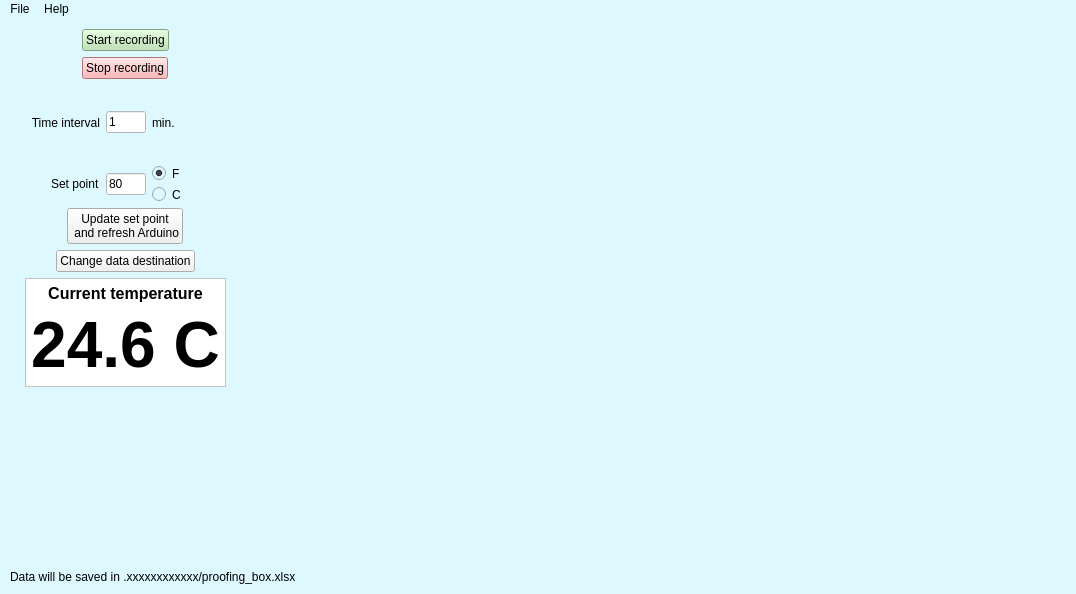
<?xml version="1.0" encoding="UTF-8"?>
<ui version="4.0">
 <class>MainWindow</class>
 <widget class="QMainWindow" name="MainWindow">
  <property name="geometry">
   <rect>
    <x>0</x>
    <y>0</y>
    <width>1076</width>
    <height>594</height>
   </rect>
  </property>
  <property name="windowTitle">
   <string>Proofing Box Controller</string>
  </property>
  <property name="styleSheet">
   <string notr="true">background-color: rgb(222, 248, 255);</string>
  </property>
  <widget class="QWidget" name="centralwidget">
   <widget class="QFrame" name="plotholdingframe">
    <property name="geometry">
     <rect>
      <x>257</x>
      <y>-10</y>
      <width>791</width>
      <height>551</height>
     </rect>
    </property>
    <property name="frameShape">
     <enum>QFrame::NoFrame</enum>
    </property>
    <property name="frameShadow">
     <enum>QFrame::Raised</enum>
    </property>
    <layout class="QHBoxLayout" name="mainplot_layout">
     <property name="spacing">
      <number>3</number>
     </property>
     <property name="leftMargin">
      <number>3</number>
     </property>
     <property name="topMargin">
      <number>1</number>
     </property>
     <property name="rightMargin">
      <number>3</number>
     </property>
     <property name="bottomMargin">
      <number>3</number>
     </property>
    </layout>
   </widget>
   <widget class="QWidget" name="layoutWidget">
    <property name="geometry">
     <rect>
      <x>10</x>
      <y>10</y>
      <width>231</width>
      <height>358</height>
     </rect>
    </property>
    <layout class="QVBoxLayout" name="verticalLayout_5">
     <item>
      <layout class="QVBoxLayout" name="verticalLayout">
       <item alignment="Qt::AlignHCenter">
        <widget class="QPushButton" name="startButton">
         <property name="maximumSize">
          <size>
           <width>120</width>
           <height>16777215</height>
          </size>
         </property>
         <property name="styleSheet">
          <string notr="true">background-color: rgb(183, 225, 174);</string>
         </property>
         <property name="text">
          <string>Start recording</string>
         </property>
        </widget>
       </item>
       <item alignment="Qt::AlignHCenter">
        <widget class="QPushButton" name="stopButton">
         <property name="maximumSize">
          <size>
           <width>120</width>
           <height>16777215</height>
          </size>
         </property>
         <property name="styleSheet">
          <string notr="true">background-color: rgb(252, 162, 164);</string>
         </property>
         <property name="text">
          <string>Stop recording</string>
         </property>
        </widget>
       </item>
       <item>
        <layout class="QHBoxLayout" name="horizontalLayout_2">
         <item>
          <widget class="QLabel" name="label_2">
           <property name="text">
            <string>Time interval</string>
           </property>
           <property name="alignment">
            <set>Qt::AlignRight|Qt::AlignTrailing|Qt::AlignVCenter</set>
           </property>
          </widget>
         </item>
         <item>
          <widget class="QLineEdit" name="timeintervalBox">
           <property name="maximumSize">
            <size>
             <width>40</width>
             <height>16777215</height>
            </size>
           </property>
           <property name="styleSheet">
            <string notr="true">background-color: rgb(255, 255, 255);</string>
           </property>
           <property name="text">
            <string>1</string>
           </property>
          </widget>
         </item>
         <item>
          <widget class="QLabel" name="label_3">
           <property name="text">
            <string>min.</string>
           </property>
          </widget>
         </item>
        </layout>
       </item>
      </layout>
     </item>
     <item>
      <layout class="QVBoxLayout" name="verticalLayout_4">
       <item>
        <layout class="QHBoxLayout" name="horizontalLayout">
         <item alignment="Qt::AlignRight">
          <widget class="QLabel" name="label">
           <property name="text">
            <string>Set point</string>
           </property>
          </widget>
         </item>
         <item>
          <widget class="QLineEdit" name="setpointBox">
           <property name="maximumSize">
            <size>
             <width>40</width>
             <height>16777215</height>
            </size>
           </property>
           <property name="styleSheet">
            <string notr="true">background-color: rgb(255, 255, 255);</string>
           </property>
           <property name="text">
            <string>80</string>
           </property>
          </widget>
         </item>
         <item>
          <layout class="QVBoxLayout" name="verticalLayout_2">
           <item>
            <widget class="QRadioButton" name="FradioButton">
             <property name="maximumSize">
              <size>
               <width>16777215</width>
               <height>15</height>
              </size>
             </property>
             <property name="text">
              <string>F</string>
             </property>
             <property name="checked">
              <bool>true</bool>
             </property>
             <attribute name="buttonGroup">
              <string notr="true">buttonGroup</string>
             </attribute>
            </widget>
           </item>
           <item>
            <widget class="QRadioButton" name="CradioButton">
             <property name="maximumSize">
              <size>
               <width>16777215</width>
               <height>15</height>
              </size>
             </property>
             <property name="text">
              <string>C</string>
             </property>
             <attribute name="buttonGroup">
              <string notr="true">buttonGroup</string>
             </attribute>
            </widget>
           </item>
          </layout>
         </item>
        </layout>
       </item>
       <item alignment="Qt::AlignHCenter">
        <widget class="QPushButton" name="updateButton">
         <property name="maximumSize">
          <size>
           <width>150</width>
           <height>16777215</height>
          </size>
         </property>
         <property name="styleSheet">
          <string notr="true">background-color: rgb(240, 240, 240);</string>
         </property>
         <property name="text">
          <string>Update set point
 and refresh Arduino</string>
         </property>
        </widget>
       </item>
      </layout>
     </item>
     <item>
      <layout class="QVBoxLayout" name="verticalLayout_3">
       <property name="leftMargin">
        <number>10</number>
       </property>
       <property name="rightMargin">
        <number>10</number>
       </property>
       <item alignment="Qt::AlignHCenter">
        <widget class="QPushButton" name="changeDataButton">
         <property name="styleSheet">
          <string notr="true">background-color: rgb(240, 240, 240);</string>
         </property>
         <property name="text">
          <string>Change data destination</string>
         </property>
        </widget>
       </item>
       <item alignment="Qt::AlignHCenter">
        <widget class="QFrame" name="frame">
         <property name="sizePolicy">
          <sizepolicy hsizetype="Fixed" vsizetype="Fixed">
           <horstretch>0</horstretch>
           <verstretch>0</verstretch>
          </sizepolicy>
         </property>
         <property name="minimumSize">
          <size>
           <width>119</width>
           <height>100</height>
          </size>
         </property>
         <property name="maximumSize">
          <size>
           <width>220</width>
           <height>16777215</height>
          </size>
         </property>
         <property name="styleSheet">
          <string notr="true">background-color: rgb(255, 255, 255);</string>
         </property>
         <property name="frameShape">
          <enum>QFrame::StyledPanel</enum>
         </property>
         <property name="frameShadow">
          <enum>QFrame::Raised</enum>
         </property>
         <layout class="QVBoxLayout" name="verticalLayout_8">
          <property name="leftMargin">
           <number>5</number>
          </property>
          <property name="topMargin">
           <number>5</number>
          </property>
          <property name="rightMargin">
           <number>5</number>
          </property>
          <property name="bottomMargin">
           <number>5</number>
          </property>
          <item>
           <layout class="QVBoxLayout" name="verticalLayout_7">
            <item>
             <widget class="QLabel" name="label_4">
              <property name="font">
               <font>
                <pointsize>12</pointsize>
                <weight>75</weight>
                <bold>true</bold>
               </font>
              </property>
              <property name="text">
               <string>Current temperature</string>
              </property>
              <property name="alignment">
               <set>Qt::AlignCenter</set>
              </property>
             </widget>
            </item>
            <item>
             <widget class="QLabel" name="currentTempLabel">
              <property name="font">
               <font>
                <family>Arial</family>
                <pointsize>48</pointsize>
                <weight>75</weight>
                <bold>true</bold>
               </font>
              </property>
              <property name="text">
               <string>24.6 C</string>
              </property>
              <property name="alignment">
               <set>Qt::AlignCenter</set>
              </property>
             </widget>
            </item>
           </layout>
          </item>
         </layout>
        </widget>
       </item>
      </layout>
     </item>
    </layout>
   </widget>
   <widget class="QLabel" name="dataSaveLabel">
    <property name="geometry">
     <rect>
      <x>10</x>
      <y>550</y>
      <width>1031</width>
      <height>16</height>
     </rect>
    </property>
    <property name="text">
     <string>Data will be saved in .xxxxxxxxxxxx/proofing_box.xlsx</string>
    </property>
   </widget>
   <widget class="QLabel" name="label_6">
    <property name="geometry">
     <rect>
      <x>10</x>
      <y>380</y>
      <width>231</width>
      <height>151</height>
     </rect>
    </property>
    <property name="text">
     <string/>
    </property>
    <property name="pixmap">
     <pixmap>:/newPrefix/bread.png</pixmap>
    </property>
    <property name="scaledContents">
     <bool>true</bool>
    </property>
    <property name="alignment">
     <set>Qt::AlignCenter</set>
    </property>
   </widget>
   <widget class="QWidget" name="layoutWidget">
    <property name="geometry">
     <rect>
      <x>0</x>
      <y>0</y>
      <width>2</width>
      <height>2</height>
     </rect>
    </property>
    <layout class="QVBoxLayout" name="verticalLayout_6"/>
   </widget>
  </widget>
  <widget class="QMenuBar" name="menuBar">
   <property name="geometry">
    <rect>
     <x>0</x>
     <y>0</y>
     <width>1076</width>
     <height>24</height>
    </rect>
   </property>
   <widget class="QMenu" name="menuFile">
    <property name="title">
     <string>File</string>
    </property>
    <addaction name="actionExitButton"/>
   </widget>
   <widget class="QMenu" name="menuHelp">
    <property name="title">
     <string>Help</string>
    </property>
    <addaction name="actionAbout"/>
   </widget>
   <addaction name="menuFile"/>
   <addaction name="menuHelp"/>
  </widget>
  <action name="actionExit">
   <property name="text">
    <string>Exit</string>
   </property>
  </action>
  <action name="actionExitButton">
   <property name="text">
    <string>Exit</string>
   </property>
  </action>
  <action name="actionAbout">
   <property name="text">
    <string>About</string>
   </property>
  </action>
 </widget>
 <resources>
  <include location="bread_img.qrc"/>
 </resources>
 <connections/>
 <buttongroups>
  <buttongroup name="buttonGroup"/>
 </buttongroups>
</ui>
